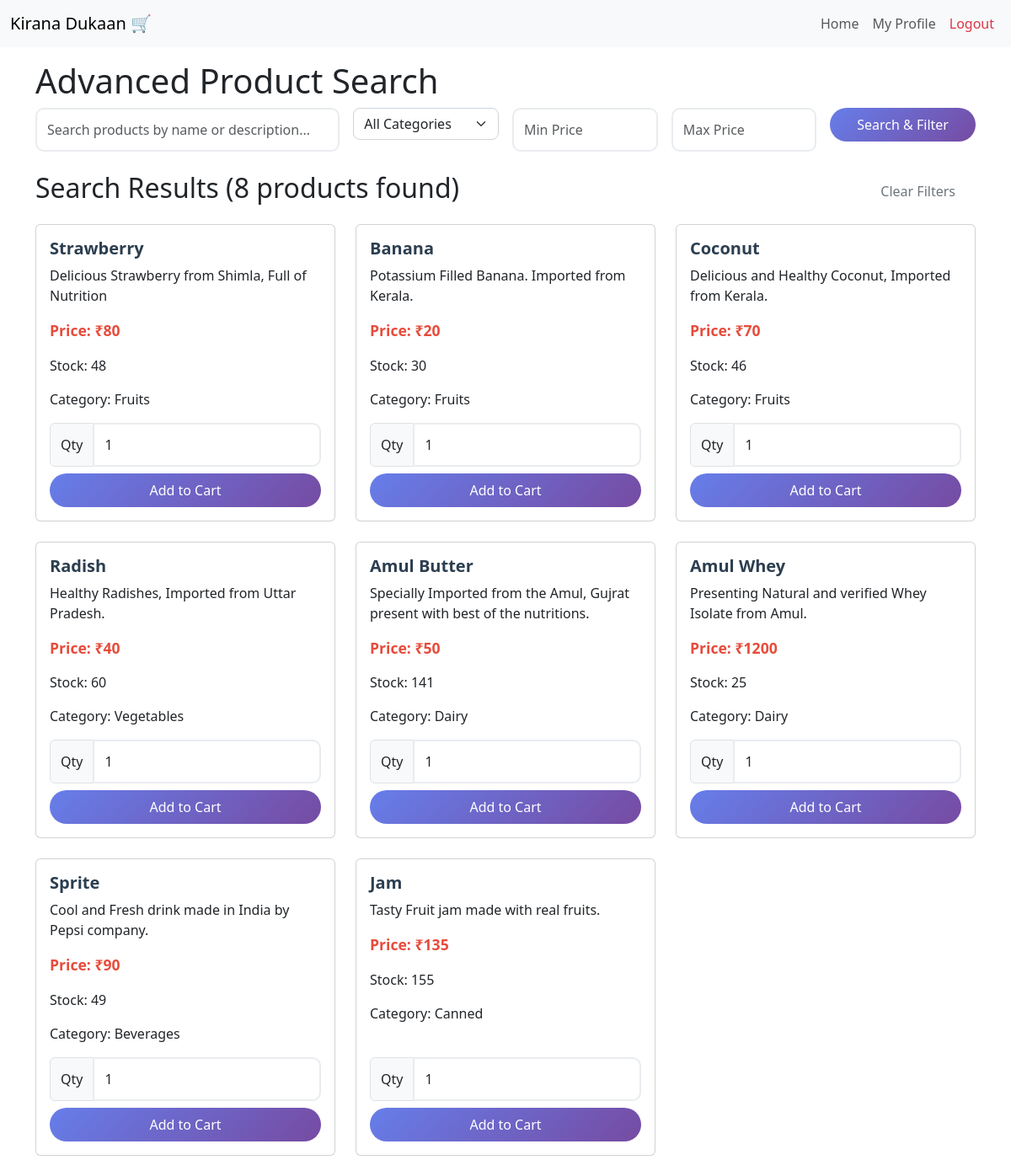
Page /search (signed in) on the committed database.
### models.py (models this page shows)
class Product(db.Model):
    id = db.Column(db.Integer, primary_key=True)
    name = db.Column(db.String(64), nullable=False)
    price = db.Column(db.Integer, nullable=False)
    description = db.Column(db.String(256), nullable=False)
    category_id = db.Column(db.Integer, db.ForeignKey('category.id'), nullable=False)
    quantity = db.Column(db.Integer, nullable=False)
    man_date = db.Column(db.Date, nullable=False)
    cart_items = db.relationship('Cart', backref='product', lazy=True)
    orders = db.relationship('Order', backref='product', lazy=True)

class Category(db.Model):
    id = db.Column(db.Integer, primary_key=True)
    name = db.Column(db.String(32), unique=True)
    products = db.relationship('Product', backref='category', lazy=True)

### routes.py (the view)
@main.route('/search')
@auth_required
def search():
    user_id = session['user_id']
    user = User.query.get(user_id)
    categories = Category.query.all()
    query = request.args.get('q', '')
    category_filter = request.args.get('category', '')
    min_price = request.args.get('min_price', '')
    max_price = request.args.get('max_price', '')
    products_query = Product.query
    if query:
        products_query = products_query.filter(
            (Product.name.contains(query)) | (Product.description.contains(query))
        )
    if category_filter:
        products_query = products_query.filter(Product.category_id == category_filter)
    if min_price:
        try:
            min_price_val = float(min_price)
            products_query = products_query.filter(Product.price >= min_price_val)
        except ValueError:
            pass
    if max_price:
        try:
            max_price_val = float(max_price)
            products_query = products_query.filter(Product.price <= max_price_val)
        except ValueError:
            pass
    products = products_query.all()
    return render_template('searchbar.html', user=user, products=products, categories=categories, query=query, category_filter=category_filter, min_price=min_price, max_price=max_price)

### routes.py (called while the page is built)
def auth_required(f):
    @wraps(f)
    def decorated_function(*args, **kwargs):
        if 'user_id' not in session:
            flash('Please log in to access this page.', 'warning')
            return redirect(url_for('main.login'))
        return f(*args, **kwargs)
    return decorated_function

### templates/searchbar.html (shortened to what this page needs)
{% extends 'layout.html' %}
{% block content %}
    <h1>Advanced Product Search</h1>
    <form method="get" action="{{ url_for('main.index') }}" class="mb-4">
        <div class="row g-3">
            <div class="col-md-4">
                <input type="text" class="form-control" name="q" placeholder="Search products by name or description..." value="{{ query }}">
            </div>
            <div class="col-md-2">
                <select class="form-select" name="category">
                    <option value="">All Categories</option>
                </select>
            </div>
            <div class="col-md-2">
                <input type="number" class="form-control" name="min_price" placeholder="Min Price" value="{{ min_price }}" min="0" step="0.01">
            </div>
            <div class="col-md-2">
                <input type="number" class="form-control" name="max_price" placeholder="Max Price" value="{{ max_price }}" min="0" step="0.01">
            </div>
            <div class="col-md-2">
                <button class="btn btn-primary w-100" type="submit">Search & Filter</button>
            </div>
        </div>
    </form>
    {% if products %}
        <div class="d-flex justify-content-between align-items-center mb-3">
            <h2>Search Results ({{ products|length }} products found)</h2>
            <a href="{{ url_for('main.index') }}" class="btn btn-outline-secondary">Clear Filters</a>
        </div>
        <div class="row">
            {% for product in products %}
            <div class="col-md-4 mb-4">
                <div class="card h-100">
                    <div class="card-body d-flex flex-column">
                        <h5 class="card-title">{{ product.name }}</h5>
                        <p class="card-text">{{ product.description }}</p>
                        <p class="card-text"><strong>Price: ₹{{ product.price }}</strong></p>
                        <p class="card-text">Stock: {{ product.quantity }}</p>
                        <p class="card-text">Category: {{ product.category.name }}</p>
                        <form action="{{ url_for('main.add_to_cart', product_id=product.id) }}" method="post" class="mt-auto">
                            <div class="input-group mb-2">
                                <span class="input-group-text">Qty</span>
                                <input type="number" class="form-control" name="quantity" value="1" min="1" max="{{ product.quantity }}">
                            </div>
                            <button type="submit" class="btn btn-primary w-100" {% if product.quantity == 0 %}disabled{% endif %}>
                                {% if product.quantity == 0 %}Out of Stock{% else %}Add to Cart{% endif %}
                            </button>
                        </form>
                    </div>
                </div>
            </div>
            {% endfor %}
        </div>
    {% elif query or category_filter or min_price or max_price %}
        <div class="alert alert-warning">
            <h4>No products found</h4>
            <p>No products match your search criteria. Try adjusting your filters or <a href="{{ url_for('main.index') }}">clear all filters</a>.</p>
        </div>
    {% else %}
        <div class="alert alert-info">
            <h4>Start Your Search</h4>
            <p>Use the filters above to find the products you're looking for.</p>
        </div>
    {% endif %}
{% endblock %}

### static/css/custom.css (style rules this page uses)
.form-select, .form-control { border-radius: 8px; border: 1px solid #ced4da; }
.btn-primary { background: linear-gradient(135deg, #667eea 0%, #764ba2 100%); border: none; border-radius: 8px; font-weight: 500; transition: all 0.3s ease; }
.card-body h5.card-title { color: #2c3e50; font-weight: 600; }
.card-text strong { color: #e74c3c; font-size: 1.1em; }
.btn { border-radius: 25px; font-weight: 500; padding: 0.5rem 1.5rem; transition: all 0.3s ease; border: none; }
.btn-primary { background: linear-gradient(135deg, #667eea 0%, #764ba2 100%); }
.form-control { border-radius: 10px; border: 2px solid #e9ecef; padding: 0.75rem; transition: border-color 0.3s ease, box-shadow 0.3s ease; }

### rows in the picture
Product: name "Strawberry", description "Delicious Strawberry from Shimla, Full of Nutrition", price "80", quantity "48", category.name "Fruits", shows "Add to Cart"
Product: name "Banana", description "Potassium Filled Banana. Imported from Kerala.", price "20", quantity "30", category.name "Fruits", shows "Add to Cart"
Product: name "Coconut", description "Delicious and Healthy Coconut, Imported from Kerala.", price "70", quantity "46", category.name "Fruits", shows "Add to Cart"
Product: name "Radish", description "Healthy Radishes, Imported from Uttar Pradesh.", price "40", quantity "60", category.name "Vegetables", shows "Add to Cart"
Product: name "Amul Butter", description "Specially Imported from the Amul, Gujrat present with best of the nutritions.", price "50", quantity "141", category.name "Dairy", shows "Add to Cart"
Product: name "Amul Whey", description "Presenting Natural and verified Whey Isolate from Amul.", price "1200", quantity "25", category.name "Dairy", shows "Add to Cart"
Product: name "Sprite", description "Cool and Fresh drink made in India by Pepsi company.", price "90", quantity "49", category.name "Beverages", shows "Add to Cart"
Product: name "Jam", description "Tasty Fruit jam made with real fruits.", price "135", quantity "155", category.name "Canned", shows "Add to Cart"

### other values in the picture
{{ products|length }} "8"
